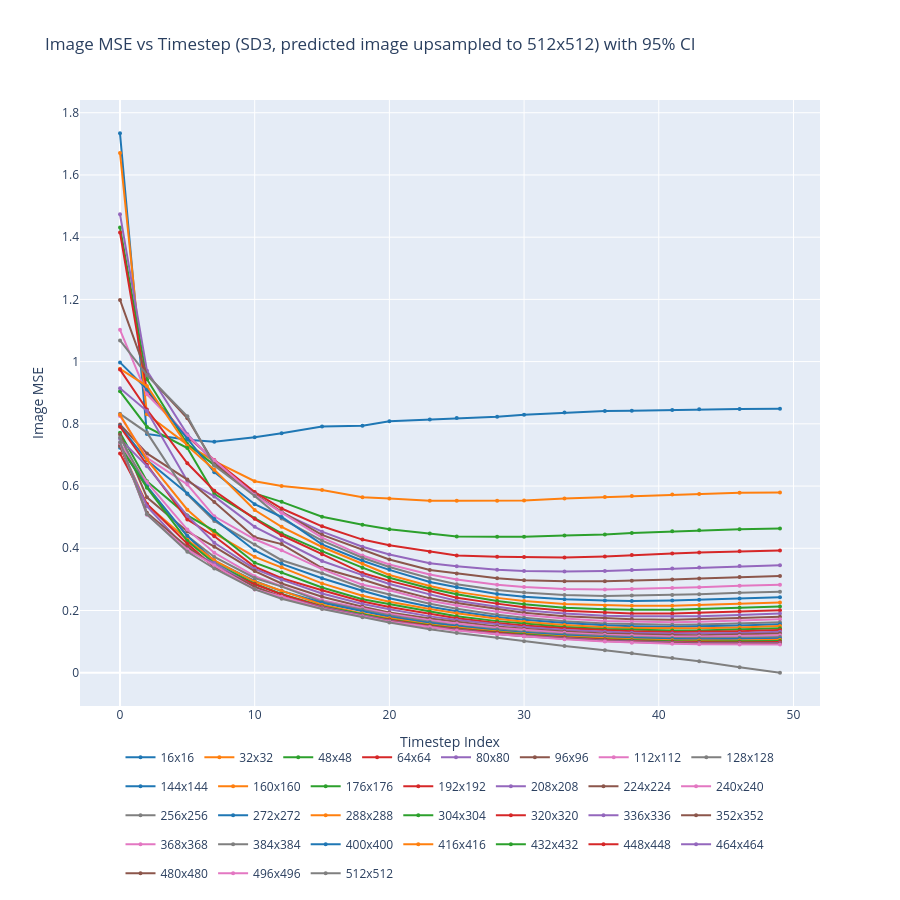

Notebook source saved alongside this figure:
### Code cell
from scipy import stats
import numpy as np
import plotly.graph_objects as go
import pickle

with open("resize_experiment_results_scaled_sigma.pkl", "rb") as f:
    resize_results = pickle.load(f)

# Representative subset of image sizes to keep the plot readable
plot_sizes = [16, 32, 64, 128, 256, 384, 512]

results = resize_results["upsampled_latent"]
# results = resize_results["pixel"]

t_values = sorted(next(iter(results.values())).keys())

colors = [
    '#1f77b4', '#ff7f0e', '#2ca02c', '#d62728', '#9467bd',
    '#8c564b', '#e377c2', '#7f7f7f'
]

fig = go.Figure()

for i, size in enumerate(resize_results['velocity'].keys()):
    means, ci_lo, ci_hi = [], [], []
    for t in t_values:
        losses = np.array(results[size][t])
        m = np.mean(losses)
        se = stats.sem(losses)
        ci = se * stats.t.ppf(0.975, len(losses) - 1)
        means.append(m)
        ci_lo.append(m - ci)
        ci_hi.append(m + ci)

    color = colors[i % len(colors)]
    label = f"{size}x{size}"

    fig.add_trace(go.Scatter(
        x=t_values, y=means, mode='lines+markers',
        name=label, line=dict(color=color),
        marker=dict(size=4), legendgroup=label,
    ))
    # fig.add_trace(go.Scatter(
    #     x=t_values + t_values[::-1],
    #     y=ci_hi + ci_lo[::-1],
    #     fill='toself',
    #     fillcolor=f'rgba({int(color[1:3],16)},{int(color[3:5],16)},{int(color[5:7],16)},0.15)',
    #     line=dict(color='rgba(0,0,0,0)'),
    #     showlegend=False, legendgroup=label,
    # ))

fig.update_layout(
    title="Image MSE vs Timestep (SD3, predicted image upsampled to 512x512) with 95% CI",
    xaxis_title="Timestep Index",
    yaxis_title="Image MSE",
    height=900, width=900,
    legend=dict(orientation="h", yanchor="bottom", y=-0.3, xanchor="center", x=0.5),
    hovermode='x unified',
)
fig.show()

### Figure 1 — Plotly figure (JSON) as saved in the notebook; plotly's stock layout.template omitted (floating-point values rounded to 4 significant figures)
{"data": [{"legendgroup": "16x16", "line": {"color": "#1f77b4"}, "marker": {"size": 4}, "mode": "lines+markers", "name": "16x16", "type": "scatter", "x": [0, 2, 5, 7, 10, 12, 15, 18, 20, 23, 25, 28, 30, 33, 36, 38, 41, 43, 46, 49], "y": [1.734, 0.7677, 0.7486, 0.7426, 0.7572, 0.7696, 0.7918, 0.7937, 0.8081, 0.8138, 0.8188, 0.8225, 0.8294, 0.8361, 0.8412, 0.8419, 0.8443, 0.8472, 0.8478, 0.8489]}, {"legendgroup": "32x32", "line": {"color": "#ff7f0e"}, "marker": {"size": 4}, "mode": "lines+markers", "name": "32x32", "type": "scatter", "x": [0, 2, 5, 7, 10, 12, 15, 18, 20, 23, 25, 28, 30, 33, 36, 38, 41, 43, 46, 49], "y": [1.671, 0.831, 0.7331, 0.6802, 0.6157, 0.6005, 0.5876, 0.5641, 0.5602, 0.553, 0.5526, 0.5527, 0.554, 0.5603, 0.5645, 0.568, 0.5726, 0.5745, 0.5781, 0.5795]}, {"legendgroup": "48x48", "line": {"color": "#2ca02c"}, "marker": {"size": 4}, "mode": "lines+markers", "name": "48x48", "type": "scatter", "x": [0, 2, 5, 7, 10, 12, 15, 18, 20, 23, 25, 28, 30, 33, 36, 38, 41, 43, 46, 49], "y": [1.431, 0.9434, 0.7348, 0.6673, 0.5765, 0.5493, 0.5012, 0.4753, 0.4613, 0.4473, 0.4383, 0.4373, 0.4368, 0.4414, 0.4444, 0.4493, 0.4544, 0.4579, 0.4613, 0.4638]}, {"legendgroup": "64x64", "line": {"color": "#d62728"}, "marker": {"size": 4}, "mode": "lines+markers", "name": "64x64", "type": "scatter", "x": [0, 2, 5, 7, 10, 12, 15, 18, 20, 23, 25, 28, 30, 33, 36, 38, 41, 43, 46, 49], "y": [1.415, 0.9057, 0.7589, 0.6835, 0.5806, 0.5279, 0.4706, 0.4279, 0.41, 0.3887, 0.3765, 0.3725, 0.3719, 0.3702, 0.3737, 0.3781, 0.383, 0.3865, 0.3908, 0.3931]}, {"legendgroup": "80x80", "line": {"color": "#9467bd"}, "marker": {"size": 4}, "mode": "lines+markers", "name": "80x80", "type": "scatter", "x": [0, 2, 5, 7, 10, 12, 15, 18, 20, 23, 25, 28, 30, 33, 36, 38, 41, 43, 46, 49], "y": [1.474, 0.9709, 0.7665, 0.6768, 0.5735, 0.5142, 0.4534, 0.4051, 0.38, 0.3522, 0.3421, 0.3309, 0.3266, 0.3251, 0.327, 0.3301, 0.3351, 0.3383, 0.3427, 0.3455]}, {"legendgroup": "96x96", "line": {"color": "#8c564b"}, "marker": {"size": 4}, "mode": "lines+markers", "name": "96x96", "type": "scatter", "x": [0, 2, 5, 7, 10, 12, 15, 18, 20, 23, 25, 28, 30, 33, 36, 38, 41, 43, 46, 49], "y": [1.198, 0.9578, 0.818, 0.6721, 0.5737, 0.5169, 0.4433, 0.3958, 0.3641, 0.3304, 0.319, 0.3036, 0.2973, 0.2937, 0.2937, 0.2954, 0.3, 0.3029, 0.3076, 0.3107]}, {"legendgroup": "112x112", "line": {"color": "#e377c2"}, "marker": {"size": 4}, "mode": "lines+markers", "name": "112x112", "type": "scatter", "x": [0, 2, 5, 7, 10, 12, 15, 18, 20, 23, 25, 28, 30, 33, 36, 38, 41, 43, 46, 49], "y": [1.102, 0.8948, 0.7628, 0.6827, 0.5709, 0.5146, 0.4342, 0.3766, 0.3478, 0.3161, 0.3, 0.2826, 0.2753, 0.2692, 0.2677, 0.2691, 0.2725, 0.2751, 0.2799, 0.2829]}, {"legendgroup": "128x128", "line": {"color": "#7f7f7f"}, "marker": {"size": 4}, "mode": "lines+markers", "name": "128x128", "type": "scatter", "x": [0, 2, 5, 7, 10, 12, 15, 18, 20, 23, 25, 28, 30, 33, 36, 38, 41, 43, 46, 49], "y": [1.068, 0.9569, 0.8243, 0.6658, 0.5679, 0.4956, 0.4245, 0.3696, 0.3397, 0.3039, 0.2846, 0.2659, 0.2577, 0.2502, 0.2469, 0.248, 0.25, 0.2524, 0.2567, 0.2602]}, {"legendgroup": "144x144", "line": {"color": "#1f77b4"}, "marker": {"size": 4}, "mode": "lines+markers", "name": "144x144", "type": "scatter", "x": [0, 2, 5, 7, 10, 12, 15, 18, 20, 23, 25, 28, 30, 33, 36, 38, 41, 43, 46, 49], "y": [0.9975, 0.9107, 0.7523, 0.6447, 0.5417, 0.5006, 0.4124, 0.3598, 0.3307, 0.2919, 0.2745, 0.253, 0.2442, 0.2365, 0.2318, 0.2305, 0.2324, 0.2348, 0.2388, 0.2429]}, {"legendgroup": "160x160", "line": {"color": "#ff7f0e"}, "marker": {"size": 4}, "mode": "lines+markers", "name": "160x160", "type": "scatter", "x": [0, 2, 5, 7, 10, 12, 15, 18, 20, 23, 25, 28, 30, 33, 36, 38, 41, 43, 46, 49], "y": [0.9768, 0.9215, 0.729, 0.6522, 0.5228, 0.4689, 0.4041, 0.3502, 0.3142, 0.279, 0.2599, 0.2406, 0.2305, 0.2207, 0.216, 0.2151, 0.2156, 0.2176, 0.2221, 0.226]}, {"legendgroup": "176x176", "line": {"color": "#2ca02c"}, "marker": {"size": 4}, "mode": "lines+markers", "name": "176x176", "type": "scatter", "x": [0, 2, 5, 7, 10, 12, 15, 18, 20, 23, 25, 28, 30, 33, 36, 38, 41, 43, 46, 49], "y": [0.9047, 0.7902, 0.722, 0.5753, 0.4968, 0.448, 0.3908, 0.3378, 0.3053, 0.271, 0.2523, 0.2309, 0.2198, 0.2092, 0.204, 0.2023, 0.2024, 0.2044, 0.2087, 0.2128]}, {"legendgroup": "192x192", "line": {"color": "#d62728"}, "marker": {"size": 4}, "mode": "lines+markers", "name": "192x192", "type": "scatter", "x": [0, 2, 5, 7, 10, 12, 15, 18, 20, 23, 25, 28, 30, 33, 36, 38, 41, 43, 46, 49], "y": [0.9743, 0.8461, 0.6734, 0.585, 0.4946, 0.4419, 0.3812, 0.3204, 0.2952, 0.2626, 0.2408, 0.2221, 0.2104, 0.1991, 0.1927, 0.1903, 0.1905, 0.192, 0.1964, 0.2006]}, {"legendgroup": "208x208", "line": {"color": "#9467bd"}, "marker": {"size": 4}, "mode": "lines+markers", "name": "208x208", "type": "scatter", "x": [0, 2, 5, 7, 10, 12, 15, 18, 20, 23, 25, 28, 30, 33, 36, 38, 41, 43, 46, 49], "y": [0.9145, 0.8411, 0.616, 0.5666, 0.4691, 0.4257, 0.3591, 0.3136, 0.2854, 0.2518, 0.2315, 0.2121, 0.2011, 0.1905, 0.1833, 0.1812, 0.1803, 0.1817, 0.1859, 0.1904]}, {"legendgroup": "224x224", "line": {"color": "#8c564b"}, "marker": {"size": 4}, "mode": "lines+markers", "name": "224x224", "type": "scatter", "x": [0, 2, 5, 7, 10, 12, 15, 18, 20, 23, 25, 28, 30, 33, 36, 38, 41, 43, 46, 49], "y": [0.798, 0.705, 0.6208, 0.5485, 0.4352, 0.4135, 0.3365, 0.2999, 0.2722, 0.2391, 0.2243, 0.204, 0.1926, 0.1813, 0.1743, 0.1715, 0.1703, 0.1717, 0.1758, 0.1801]}, {"legendgroup": "240x240", "line": {"color": "#e377c2"}, "marker": {"size": 4}, "mode": "lines+markers", "name": "240x240", "type": "scatter", "x": [0, 2, 5, 7, 10, 12, 15, 18, 20, 23, 25, 28, 30, 33, 36, 38, 41, 43, 46, 49], "y": [0.8253, 0.6909, 0.605, 0.5027, 0.429, 0.3934, 0.3332, 0.2828, 0.2654, 0.2311, 0.2161, 0.196, 0.1858, 0.1741, 0.1665, 0.1641, 0.1626, 0.1637, 0.1675, 0.1718]}, {"legendgroup": "256x256", "line": {"color": "#7f7f7f"}, "marker": {"size": 4}, "mode": "lines+markers", "name": "256x256", "type": "scatter", "x": [0, 2, 5, 7, 10, 12, 15, 18, 20, 23, 25, 28, 30, 33, 36, 38, 41, 43, 46, 49], "y": [0.8321, 0.7719, 0.5734, 0.488, 0.4118, 0.3617, 0.3198, 0.2732, 0.2517, 0.2217, 0.2056, 0.1867, 0.177, 0.1658, 0.1586, 0.156, 0.1542, 0.1549, 0.1581, 0.1622]}, {"legendgroup": "272x272", "line": {"color": "#1f77b4"}, "marker": {"size": 4}, "mode": "lines+markers", "name": "272x272", "type": "scatter", "x": [0, 2, 5, 7, 10, 12, 15, 18, 20, 23, 25, 28, 30, 33, 36, 38, 41, 43, 46, 49], "y": [0.793, 0.6826, 0.5759, 0.4943, 0.3929, 0.3501, 0.3039, 0.2634, 0.2395, 0.2118, 0.1976, 0.1792, 0.1704, 0.1599, 0.1522, 0.1494, 0.1478, 0.1487, 0.152, 0.1561]}, {"legendgroup": "288x288", "line": {"color": "#ff7f0e"}, "marker": {"size": 4}, "mode": "lines+markers", "name": "288x288", "type": "scatter", "x": [0, 2, 5, 7, 10, 12, 15, 18, 20, 23, 25, 28, 30, 33, 36, 38, 41, 43, 46, 49], "y": [0.8293, 0.6851, 0.524, 0.4486, 0.3725, 0.3391, 0.2871, 0.2473, 0.2281, 0.2052, 0.191, 0.1732, 0.1637, 0.1536, 0.1465, 0.1441, 0.1423, 0.1426, 0.1457, 0.1498]}, {"legendgroup": "304x304", "line": {"color": "#2ca02c"}, "marker": {"size": 4}, "mode": "lines+markers", "name": "304x304", "type": "scatter", "x": [0, 2, 5, 7, 10, 12, 15, 18, 20, 23, 25, 28, 30, 33, 36, 38, 41, 43, 46, 49], "y": [0.7711, 0.6156, 0.5058, 0.4563, 0.3536, 0.3223, 0.2739, 0.2364, 0.2211, 0.1961, 0.1817, 0.1658, 0.1575, 0.1468, 0.1403, 0.1378, 0.1357, 0.1359, 0.1387, 0.1427]}, {"legendgroup": "320x320", "line": {"color": "#d62728"}, "marker": {"size": 4}, "mode": "lines+markers", "name": "320x320", "type": "scatter", "x": [0, 2, 5, 7, 10, 12, 15, 18, 20, 23, 25, 28, 30, 33, 36, 38, 41, 43, 46, 49], "y": [0.7907, 0.6685, 0.4929, 0.4386, 0.3405, 0.3038, 0.2651, 0.2289, 0.2114, 0.1884, 0.1753, 0.16, 0.1519, 0.1427, 0.1358, 0.1331, 0.1308, 0.131, 0.1335, 0.1372]}, {"legendgroup": "336x336", "line": {"color": "#9467bd"}, "marker": {"size": 4}, "mode": "lines+markers", "name": "336x336", "type": "scatter", "x": [0, 2, 5, 7, 10, 12, 15, 18, 20, 23, 25, 28, 30, 33, 36, 38, 41, 43, 46, 49], "y": [0.7517, 0.664, 0.5045, 0.4177, 0.3339, 0.2992, 0.2547, 0.2211, 0.204, 0.1811, 0.1695, 0.1547, 0.1466, 0.1372, 0.131, 0.1286, 0.1258, 0.1258, 0.1279, 0.1314]}, {"legendgroup": "352x352", "line": {"color": "#8c564b"}, "marker": {"size": 4}, "mode": "lines+markers", "name": "352x352", "type": "scatter", "x": [0, 2, 5, 7, 10, 12, 15, 18, 20, 23, 25, 28, 30, 33, 36, 38, 41, 43, 46, 49], "y": [0.7661, 0.5639, 0.4539, 0.4053, 0.3268, 0.2869, 0.2441, 0.2122, 0.1938, 0.1743, 0.1639, 0.1489, 0.1416, 0.1323, 0.1261, 0.1237, 0.121, 0.1208, 0.1225, 0.1258]}, {"legendgroup": "368x368", "line": {"color": "#e377c2"}, "marker": {"size": 4}, "mode": "lines+markers", "name": "368x368", "type": "scatter", "x": [0, 2, 5, 7, 10, 12, 15, 18, 20, 23, 25, 28, 30, 33, 36, 38, 41, 43, 46, 49], "y": [0.7373, 0.6129, 0.4601, 0.3856, 0.3105, 0.2781, 0.2334, 0.2077, 0.1897, 0.169, 0.158, 0.1445, 0.1371, 0.1285, 0.122, 0.1193, 0.1166, 0.1161, 0.1177, 0.1205]}, {"legendgroup": "384x384", "line": {"color": "#7f7f7f"}, "marker": {"size": 4}, "mode": "lines+markers", "name": "384x384", "type": "scatter", "x": [0, 2, 5, 7, 10, 12, 15, 18, 20, 23, 25, 28, 30, 33, 36, 38, 41, 43, 46, 49], "y": [0.7562, 0.5981, 0.4392, 0.3719, 0.3045, 0.2769, 0.2287, 0.2029, 0.1844, 0.1635, 0.1522, 0.1396, 0.1318, 0.1238, 0.1176, 0.1146, 0.1119, 0.1111, 0.1122, 0.1147]}, {"legendgroup": "400x400", "line": {"color": "#1f77b4"}, "marker": {"size": 4}, "mode": "lines+markers", "name": "400x400", "type": "scatter", "x": [0, 2, 5, 7, 10, 12, 15, 18, 20, 23, 25, 28, 30, 33, 36, 38, 41, 43, 46, 49], "y": [0.7234, 0.5994, 0.4392, 0.3594, 0.2948, 0.2625, 0.2252, 0.1972, 0.1799, 0.1598, 0.1499, 0.1354, 0.1288, 0.1202, 0.114, 0.1112, 0.1081, 0.1074, 0.108, 0.1103]}, {"legendgroup": "416x416", "line": {"color": "#ff7f0e"}, "marker": {"size": 4}, "mode": "lines+markers", "name": "416x416", "type": "scatter", "x": [0, 2, 5, 7, 10, 12, 15, 18, 20, 23, 25, 28, 30, 33, 36, 38, 41, 43, 46, 49], "y": [0.7282, 0.5399, 0.4273, 0.3612, 0.293, 0.2628, 0.2188, 0.1907, 0.175, 0.1553, 0.145, 0.1329, 0.1251, 0.1166, 0.1102, 0.1073, 0.1041, 0.1032, 0.1039, 0.1056]}, {"legendgroup": "432x432", "line": {"color": "#2ca02c"}, "marker": {"size": 4}, "mode": "lines+markers", "name": "432x432", "type": "scatter", "x": [0, 2, 5, 7, 10, 12, 15, 18, 20, 23, 25, 28, 30, 33, 36, 38, 41, 43, 46, 49], "y": [0.7284, 0.5949, 0.4231, 0.3522, 0.2861, 0.2534, 0.2136, 0.1876, 0.1714, 0.153, 0.1425, 0.1298, 0.1232, 0.1144, 0.1076, 0.1044, 0.1011, 0.09998, 0.1003, 0.1018]}, {"legendgroup": "448x448", "line": {"color": "#d62728"}, "marker": {"size": 4}, "mode": "lines+markers", "name": "448x448", "type": "scatter", "x": [0, 2, 5, 7, 10, 12, 15, 18, 20, 23, 25, 28, 30, 33, 36, 38, 41, 43, 46, 49], "y": [0.7044, 0.5427, 0.4146, 0.3395, 0.2843, 0.2516, 0.212, 0.1839, 0.1698, 0.15, 0.1408, 0.1288, 0.1201, 0.1121, 0.1058, 0.1023, 0.09872, 0.09757, 0.09738, 0.09852]}, {"legendgroup": "464x464", "line": {"color": "#9467bd"}, "marker": {"size": 4}, "mode": "lines+markers", "name": "464x464", "type": "scatter", "x": [0, 2, 5, 7, 10, 12, 15, 18, 20, 23, 25, 28, 30, 33, 36, 38, 41, 43, 46, 49], "y": [0.729, 0.5354, 0.3941, 0.3524, 0.2751, 0.2445, 0.2108, 0.1842, 0.1668, 0.1475, 0.1383, 0.1257, 0.1191, 0.1103, 0.1034, 0.1004, 0.09647, 0.09531, 0.09491, 0.09574]}, {"legendgroup": "480x480", "line": {"color": "#8c564b"}, "marker": {"size": 4}, "mode": "lines+markers", "name": "480x480", "type": "scatter", "x": [0, 2, 5, 7, 10, 12, 15, 18, 20, 23, 25, 28, 30, 33, 36, 38, 41, 43, 46, 49], "y": [0.7295, 0.5146, 0.4045, 0.343, 0.2768, 0.2438, 0.2081, 0.183, 0.1651, 0.147, 0.1372, 0.1243, 0.1175, 0.1088, 0.1024, 0.09906, 0.09525, 0.09371, 0.09314, 0.09376]}, {"legendgroup": "496x496", "line": {"color": "#e377c2"}, "marker": {"size": 4}, "mode": "lines+markers", "name": "496x496", "type": "scatter", "x": [0, 2, 5, 7, 10, 12, 15, 18, 20, 23, 25, 28, 30, 33, 36, 38, 41, 43, 46, 49], "y": [0.7383, 0.5078, 0.3961, 0.3448, 0.2679, 0.244, 0.2063, 0.1812, 0.1642, 0.1468, 0.1353, 0.1238, 0.1163, 0.1075, 0.1006, 0.09671, 0.09277, 0.09116, 0.09034, 0.09069]}, {"legendgroup": "512x512", "line": {"color": "#7f7f7f"}, "marker": {"size": 4}, "mode": "lines+markers", "name": "512x512", "type": "scatter", "x": [0, 2, 5, 7, 10, 12, 15, 18, 20, 23, 25, 28, 30, 33, 36, 38, 41, 43, 46, 49], "y": [0.7411, 0.5091, 0.3888, 0.3351, 0.2679, 0.2378, 0.205, 0.1782, 0.1612, 0.14, 0.1277, 0.1121, 0.1008, 0.08591, 0.07211, 0.0626, 0.04757, 0.03663, 0.01741, 8.924e-05]}], "layout": {"height": 900, "hovermode": "x unified", "legend": {"orientation": "h", "x": 0.5, "xanchor": "center", "y": -0.3, "yanchor": "bottom"}, "title": {"text": "Image MSE vs Timestep (SD3, predicted image upsampled to 512x512) with 95% CI"}, "width": 900, "xaxis": {"title": {"text": "Timestep Index"}}, "yaxis": {"title": {"text": "Image MSE"}}}}
